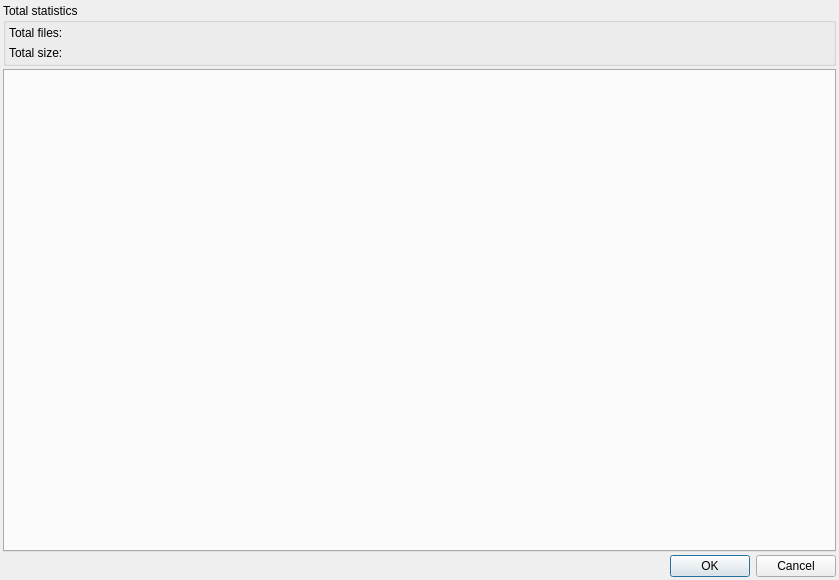
<?xml version="1.0" encoding="UTF-8"?>
<ui version="4.0">
 <class>Stats_dialog</class>
 <widget class="QDialog" name="Stats_dialog">
  <property name="geometry">
   <rect>
    <x>0</x>
    <y>0</y>
    <width>839</width>
    <height>580</height>
   </rect>
  </property>
  <property name="windowTitle">
   <string>Dialog</string>
  </property>
  <property name="windowIcon">
   <iconset theme="emblem-documents">
    <normaloff>.</normaloff>.</iconset>
  </property>
  <layout class="QVBoxLayout" name="verticalLayout">
   <property name="spacing">
    <number>3</number>
   </property>
   <property name="leftMargin">
    <number>3</number>
   </property>
   <property name="topMargin">
    <number>3</number>
   </property>
   <property name="rightMargin">
    <number>3</number>
   </property>
   <property name="bottomMargin">
    <number>3</number>
   </property>
   <item>
    <widget class="QGroupBox" name="groupBox">
     <property name="title">
      <string>Total statistics</string>
     </property>
     <layout class="QVBoxLayout" name="verticalLayout_2">
      <property name="leftMargin">
       <number>3</number>
      </property>
      <property name="topMargin">
       <number>3</number>
      </property>
      <property name="rightMargin">
       <number>3</number>
      </property>
      <property name="bottomMargin">
       <number>3</number>
      </property>
      <item>
       <widget class="QLabel" name="total_files_label">
        <property name="text">
         <string>Total files:</string>
        </property>
       </widget>
      </item>
      <item>
       <widget class="QLabel" name="total_size_label">
        <property name="text">
         <string>Total size:</string>
        </property>
       </widget>
      </item>
     </layout>
    </widget>
   </item>
   <item>
    <widget class="QTabWidget" name="stats_tabs">
     <property name="currentIndex">
      <number>-1</number>
     </property>
    </widget>
   </item>
   <item>
    <widget class="QDialogButtonBox" name="buttonBox">
     <property name="standardButtons">
      <set>QDialogButtonBox::Cancel|QDialogButtonBox::Ok</set>
     </property>
    </widget>
   </item>
  </layout>
 </widget>
 <resources/>
 <connections/>
</ui>
